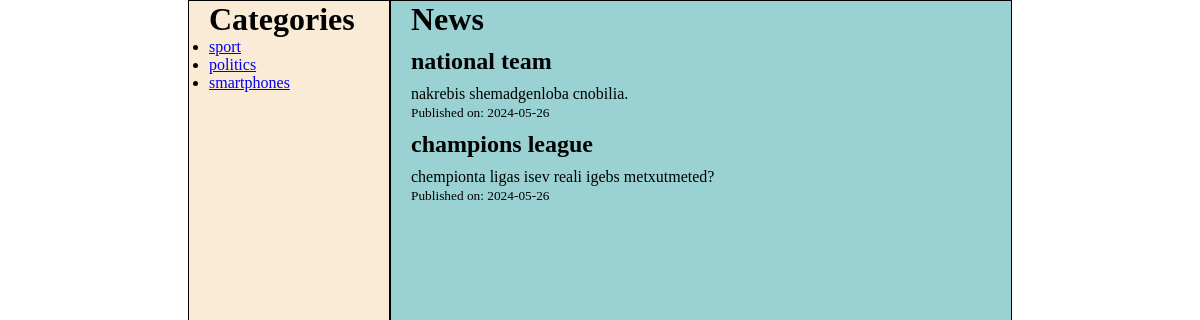
Screenshot of /?category_id=1 with the database file from the repository.
### tables this page shows
CREATE TABLE `categorys` (
  `category_id` int(4) UNSIGNED NOT NULL,
  `title` varchar(100) NOT NULL,
  `description` text DEFAULT NULL,
  `created_at` date NOT NULL DEFAULT current_timestamp()
);

CREATE TABLE `news` (
  `news_id` int(4) NOT NULL,
  `title` varchar(20) NOT NULL,
  `information` text NOT NULL,
  `created_at` date NOT NULL DEFAULT current_timestamp(),
  `category_id` int(4) UNSIGNED NOT NULL,
  `user_id` int(4) UNSIGNED NOT NULL
);

### index.php (the view, shortened to what this page needs)
<?php
include "./connection/conn.php"
?>
<!DOCTYPE html>
<html lang="en">
<head>
    <link rel="stylesheet" href="style.css">
</head>
<body>
    <main>
        <?php
        $nav_q = "SELECT category_id, title FROM categorys";
        $nav_result = mysqli_query($conn, $nav_q);
        $navigation = mysqli_fetch_all($nav_result, MYSQLI_ASSOC);
        $selected_category_id = isset($_GET['category_id']) ? intval($_GET['category_id']) : null;
        if ($selected_category_id) {
            $news_q = "SELECT news_id, title, information, created_at FROM news WHERE category_id = $selected_category_id";
        } else {
            $news_q = "SELECT news_id, title, information, created_at FROM news";
        }
        $news_result = mysqli_query($conn, $news_q);
        $newsfromdata = mysqli_fetch_all($news_result, MYSQLI_ASSOC);
        ?>
        <div class="navbar">
            <h1>Categories</h1>
            <ul>
                <?php
                foreach($navigation as $nav){
                ?>
                <li><a href="?category_id=<?=$nav['category_id']?>"><?=$nav['title']?></a></li>
                <?php
                }
                ?>
            </ul>
        </div>
        <div class="mtavari">
            <h1>News</h1>
            <ul>
                <?php
                foreach($newsfromdata as $news){
                ?>
                    <h2><?=$news['title']?></h2>
                    <p><?=$news['information']?></p>
                    <small>Published on: <?=$news['created_at']?></small>
                <?php
                }
                ?>
            </ul>
        </div>
    </main>
</body>
</html>

### style.css (style rules this page uses)
.mtavari { border: 1px solid black; width: 50%; height: 100vh; background-color: rgb(154, 209, 211); padding-left: 20px; }
.mtavari h2, p, small { padding-top: 10px; }
main { display: flex; justify-content: center; }
.navbar { border: 1px solid black; width: 15%; height: 100vh; padding-left: 20px; background-color: antiquewhite; }
* { padding: 0; margin: 0; }

### rows the page displays
categorys: title "sport"
categorys: title "politics"
categorys: title "smartphones"
news: title "national team", information "nakrebis shemadgenloba cnobilia.", created_at "2024-05-26"
news: title "champions league", information "chempionta ligas isev reali igebs metxutmeted?", created_at "2024-05-26"
